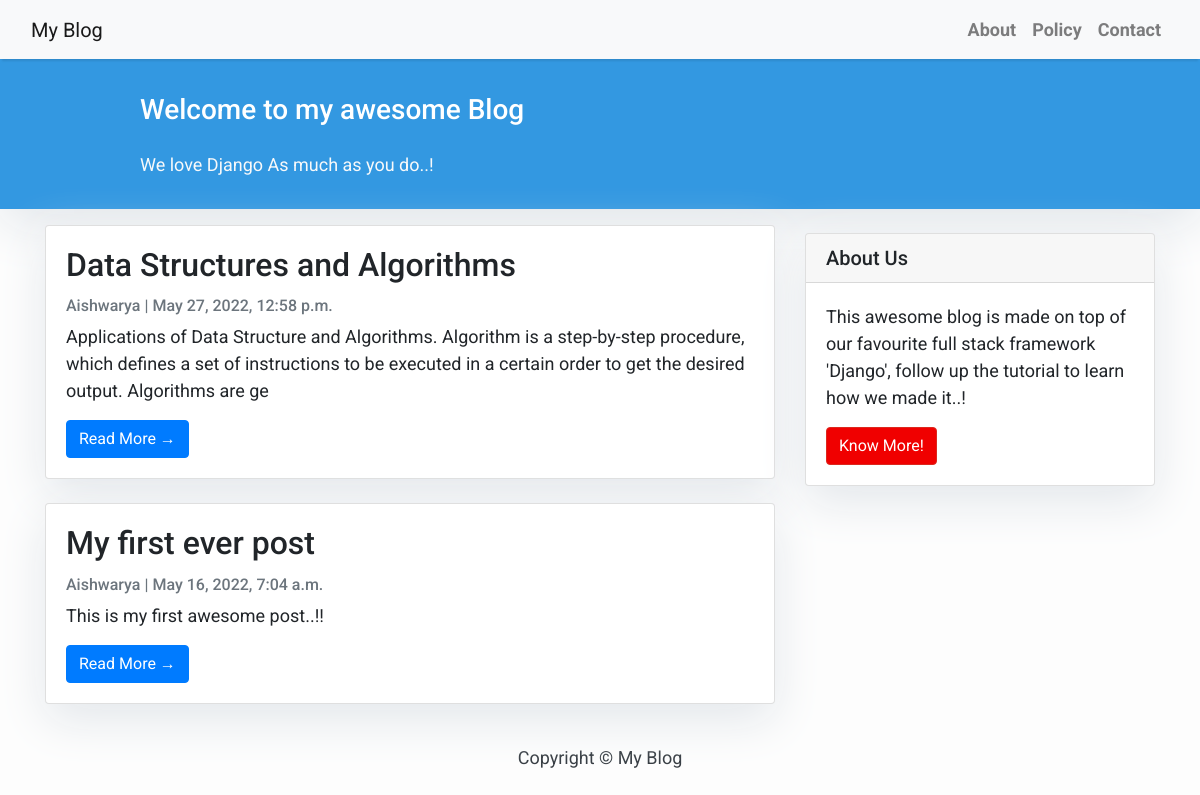
The page / on the database its author committed.
### blog/models.py (models this page shows, shortened)
class Post(models.Model):
    title = models.CharField(max_length=200, unique=True)
    slug = models.SlugField(max_length=200, unique=True)
    author = models.ForeignKey(User, on_delete= models.CASCADE, related_name = 'blog_posts')
    updated_on = models.DateTimeField(auto_now=True)
    content = models.TextField()
    created_on = models.DateTimeField(auto_now=True)
    status = models.IntegerField(choices=STATUS, default=0)
    class Meta:
        ordering = ['-created_on']

### blog/views.py (the view)
# urls.py: path('', views.PostList.as_view(), name='home'),
class PostList(generic.ListView):
    queryset = Post.objects.filter(status=1).order_by('-created_on')
    template_name = 'index.html'
    paginate_by = 3

### templates/index.html (shortened to what this page needs)
{% extends "base.html" %}
{% block content %}
<header class="masthead">
    <div class="overlay">
        <div class="container">
            <div class="row">
                <div class="col-md-8 col-md-10 mx-auto">
                    <div class="site-heading">
                        <h3 class="site-heading my-4 mt-3 text-white"> Welcome to my awesome Blog </h3>
                        <p class="text-light"> We love Django As much as you do..! &nbsp;</p>
                    </div>
                </div>
            </div>
        </div>
    </div>
</header>
<div class="container">
    <div class="row">
        <div class="col-md-8 mt-3 left">
            {% for post in post_list %}
            <div class="card mb-4">
                <div class="card-body">
                    <h2 class="card-title">{{ post.title }}</h2>
                    <p class="card-text text-muted h6">{{ post.author }} | {{ post.created_on }}</p>
                    <p class="card-text"> {{ post.content | slice:":200" }}</p>
                    <a href="{% url 'post_detail' post.slug  %}" class="btn btn-primary"> Read More &rarr; </a>
                </div>
            </div>
            {% endfor %}
        </div>
        {% block sidebar %} {% include 'sidebar.html' %} {% endblock sidebar %}
    </div>
</div>
{% endblock %}

### templates/base.html (style rules this page uses)
body { font-family : "Roboto", sans-serif; font-size: 17px; background-color: #fdfdfd; }
.masthead { background: #3398E1; height: auto; padding-bottom: 15px; box-shadow: 0 16px 48px #E3E7EB; padding-top: 10px; }

### templates/index.html (style rules this page uses)
body { font-family: "Roboto", sans-serif; font-size: 18px; background-color: #fdfdfd }
.card { box-shadow: 0 16px 48px #e3e7eb; }

### templates/sidebar.html (style rules this page uses)
.card { box-shadow: 0 16px 48px #E3E7EB; }

### rows shown on the page
Post: title "Data Structures and Algorithms", author "Aishwarya", created_on "May 27, 2022, 12:58 p.m.", content "Applications of Data Structure and Algorithms. Algorithm is a step-by-step procedure, which defines a set of instructions to be executed in a certain order to get the desired output. Algorithms are ge"
Post: title "My first ever post", author "Aishwarya", created_on "May 16, 2022, 7:04 a.m.", content "This is my first awesome post..!!"
